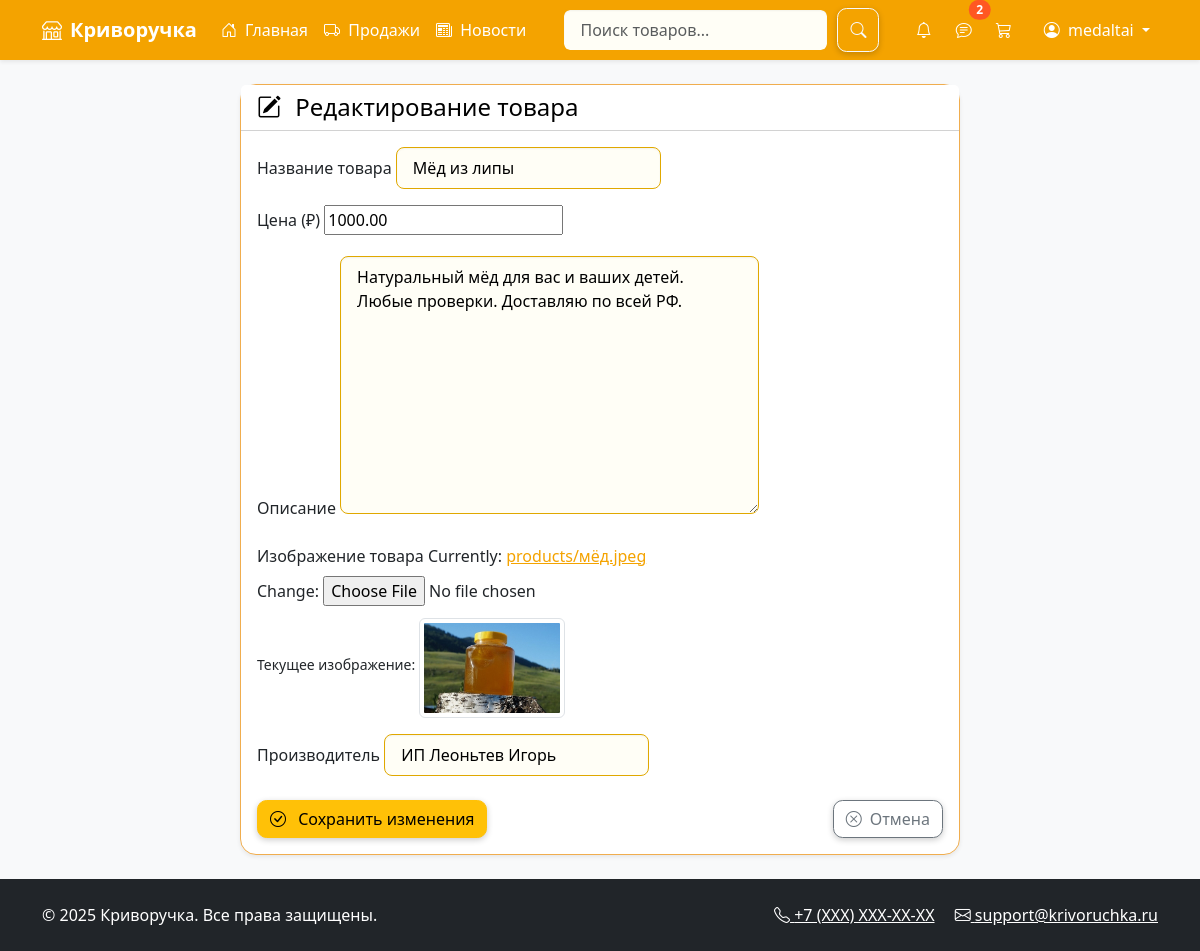
The app's page /edit-product/4/ (signed in) with its own data.
### marketplace/models.py (models this page shows, shortened)
class User(AbstractUser):
    phone = models.CharField(max_length=20, blank=True)
    avatar = models.ImageField(upload_to='avatars/', blank=True)
    middle_name = models.CharField(max_length=100, blank=True)
    bio = models.TextField(blank=True)
    address = models.TextField(blank=True)
    groups = models.ManyToManyField(
        'auth.Group',
        related_name="marketplace_user_groups",
        blank=True,
    )
    user_permissions = models.ManyToManyField(
        'auth.Permission',
        related_name="marketplace_user_permissions",
        blank=True,
    )

class Product(models.Model):
    seller = models.ForeignKey(User, on_delete=models.CASCADE)
    name = models.CharField(max_length=200)
    manufacturer = models.CharField(max_length=200)
    description = models.TextField()
    price = models.DecimalField(max_digits=10, decimal_places=2)
    image = models.ImageField(upload_to='products/')
    rating = models.FloatField(default=0)
    created_at = models.DateTimeField(auto_now_add=True)

### marketplace/views.py (the view)
# urls.py: path('edit-product/<int:pk>/', views.edit_product, name='edit_product'),
@login_required
def edit_product(request, pk):
    product = get_object_or_404(Product, pk=pk, seller=request.user)
    if request.method == 'POST':
        print("Получен POST-запрос на редактирование товара")
        form = ProductForm(request.POST, request.FILES, instance=product)
        if form.is_valid():
            print("Форма валидна, сохраняем...")
            form.save()
            messages.success(request, 'Товар успешно обновлен!')
            return redirect('profile')
        else:
            print("Ошибки формы:", form.errors)
            messages.error(request, 'Исправьте ошибки в форме')
    else:
        form = ProductForm(instance=product)
    return render(request, 'marketplace/edit_product.html', {'form': form})

### marketplace/forms.py
class ProductForm(forms.ModelForm):
    class Meta:
        model = Product
        fields = ['name', 'manufacturer', 'description', 'price', 'image']

### marketplace/context_processors.py (called while the page is built)
def unread_notifications(request):
    if request.user.is_authenticated:
        return {
            'unread_count': request.user.notifications.filter(is_read=False).count()
        }
    return {}

def unread_chats(request):
    if not request.user.is_authenticated:
        return {}
    unread_count = Message.objects.filter(
        chat__order__order_items__seller=request.user,
        is_read=False
    ).exclude(
        sender=request.user
    ).count()
    return {'unread_chats_count': unread_count}

### marketplace/views.py (called while the page is built)
def base_context(request):
    if request.user.is_authenticated:
        return {'cart_items_count': Cart.objects.filter(user=request.user).count()}
    return {}

### templates/marketplace/edit_product.html (shortened to what this page needs)
{% extends 'marketplace/base.html' %}
{% load custom_filters %}
{% block content %}
<div class="container mt-4">
    <div class="row justify-content-center">
        <div class="col-md-8">
            <div class="card shadow-sm">
                <div class="card-header bg-white">
                    <h4 class="mb-0">
                        <i class="bi bi-{% if form.instance.pk %}pencil{% else %}plus{% endif %}-square me-2"></i>
                        {% if form.instance.pk %}Редактирование товара{% else %}Добавление нового товара{% endif %}
                    </h4>
                </div>
                <div class="card-body">
                    <form method="post" enctype="multipart/form-data" id="product-form">
                        <div class="mb-3">
                            <label for="id_name" class="form-label">Название товара</label>
                            {{ form.name }}
                        </div>
                        <div class="mb-3">
                            <label for="id_price" class="form-label">Цена (₽)</label>
                            {{ form.price }}
                        </div>
                        <div class="mb-3">
                            <label for="id_description" class="form-label">Описание</label>
                            {{ form.description }}
                        </div>
                        <div class="mb-3">
                            <label for="id_image" class="form-label">Изображение товара</label>
                            {{ form.image }}
                            {% if form.instance.image %}
                                <div class="mt-2">
                                    <small>Текущее изображение:</small>
                                    <img src="{{ form.instance.image.url }}" class="img-thumbnail mt-1" style="max-height: 100px;">
                                </div>
                            {% endif %}
                        </div>
                        <div class="mb-3">
                            <label for="id_manufacturer" class="form-label">Производитель</label>
                            {{ form.manufacturer }}
                        </div>
                        <div class="d-flex justify-content-between mt-4">
                            <button type="submit" class="btn btn-primary" id="submit-btn">
                                <i class="bi bi-check-circle me-2"></i>
                                {% if form.instance.pk %}Сохранить изменения{% else %}Добавить товар{% endif %}
                            </button>
                            <a href="{% url 'profile' %}" class="btn btn-outline-secondary">
                                <i class="bi bi-x-circle me-2"></i>Отмена
                            </a>
                        </div>
                    </form>
                </div>
            </div>
        </div>
    </div>
</div>
{% endblock %}

### templates/marketplace/base.html (shortened to what this page needs)
<!DOCTYPE html>
<html lang="ru">
{% load custom_filters %}
{% load seller_tags %}
<head>
    <link href="https://cdn.jsdelivr.net/npm/bootstrap@5.3.2/dist/css/bootstrap.min.css" rel="stylesheet">
    <link rel="stylesheet" href="https://cdn.jsdelivr.net/npm/bootstrap-icons@1.11.3/font/bootstrap-icons.min.css">
    <link href="/static/css/style.css" rel="stylesheet">
</head>
<body class="d-flex flex-column min-vh-100 bg-light">
    <nav class="navbar navbar-expand-lg navbar-dark bg-primary shadow-sm position-relative">
        <div class="container">
            <a class="navbar-brand fw-bold" href="{% url 'home' %}">
                <i class="bi bi-shop me-2"></i>Криворучка
            </a>
            <div class="collapse navbar-collapse" id="mainNavbar">
                <ul class="navbar-nav me-auto mb-2 mb-lg-0">
                    <li class="nav-item">
                        <a class="nav-link" href="{% url 'home' %}">
                            <i class="bi bi-house-door me-1"></i> Главная
                        </a>
                    </li>
                    {% if user.is_authenticated %}
                    <li class="nav-item">
                        <a class="nav-link" href="{% url 'seller_orders' %}">
                            <i class="bi bi-truck me-1"></i> Продажи
                        </a>
                    </li>
                    <li class="nav-item">
                        <a class="nav-link" href="{% url 'news_list' %}">
                            <i class="bi bi-newspaper me-1"></i> Новости
                        </a>
                    </li>
                    {% endif %}
                </ul>
                <form method="get" action="{% url 'search_results' %}" class="d-flex position-relative">
    <input type="text"
           id="search-input"
           name="q"
           class="form-control me-2"
           placeholder="Поиск товаров..."
           autocomplete="off"
           aria-label="Поиск товаров">
    <button type="submit" class="btn btn-outline-light">
        <i class="bi bi-search"></i>
    </button>
</form>
                <ul class="navbar-nav ms-auto mb-2 mb-lg-0">
                    {% if user.is_authenticated %}
                    <li class="nav-item me-2">
                        <a class="nav-link position-relative" href="{% url 'notifications' %}">
                            <i class="bi bi-bell"></i>
                        </a>
                    </li>
{% if user.is_authenticated %}
<li class="nav-item me-2">
    <a href="{% url 'seller_chats' %}" class="nav-link position-relative">
    <i class="bi bi-chat-text"></i>
    {% if unread_chats_count > 0 %}
    <span class="position-absolute top-0 start-100 translate-middle badge rounded-pill bg-danger">
        {{ unread_chats_count }}
    </span>
    {% endif %}
</a>
</li>
{% endif %}
                    <li class="nav-item me-3">
                        <a class="nav-link position-relative" href="{% url 'cart' %}">
                            <i class="bi bi-cart3"></i>
                        </a>
                    </li>
                    <li class="nav-item dropdown">
                        <a class="nav-link dropdown-toggle" href="#" id="userDropdown" role="button" data-bs-toggle="dropdown">
                            <i class="bi bi-person-circle me-1"></i> {{ user.username }}
                        </a>
                    </li>
                    {% endif %}
                </ul>
            </div>
        </div>
    </nav>
    <main class="flex-grow-1">
        <div class="container my-4">
            {% block content %}{% endblock %}
        </div>
    </main>
    <footer class="bg-dark text-white py-4 mt-auto">
        <div class="container">
            <div class="row">
                <div class="col-md-6 text-center text-md-start">
                    <p class="mb-0">&copy; {% now "Y" %} Криворучка. Все права защищены.</p>
                </div>
                <div class="col-md-6 text-center text-md-end">
                    <a href="#" class="text-white me-3"><i class="bi bi-telephone"></i> +7 (XXX) XXX-XX-XX</a>
                    <a href="#" class="text-white"><i class="bi bi-envelope"></i> support@krivoruchka.ru</a>
                </div>
            </div>
        </div>
    </footer>
</body>
</html>

### static/css/style.css (style rules this page uses)
:root { --primary-color: #f4a300; --secondary-color: #ffc107; --accent-color: #ffdd57; --text-color: #212121; --bg-color: #fffbe6; --card-bg: #ffffff; --border-color: #f0ad4e; }
body { background-color: var(--bg-color); color: var(--text-color); font-family: 'Segoe UI', sans-serif; }
.navbar { background-color: var(--primary-color) !important; }
.navbar .nav-link { color: white !important; }
.btn-primary { background-color: var(--secondary-color); border-color: var(--secondary-color); color: #000; }
.card { background-color: var(--card-bg); border: 1px solid var(--border-color); border-radius: 10px; }
.card-header { background-color: var(--accent-color); color: #000; font-weight: bold; }
.badge.bg-danger { background-color: #ff5722 !important; }
a { color: var(--primary-color); }
#search-input { border: 2px solid var(--primary-color); }
body, .card, .btn, input, textarea, select { transition: all 0.3s ease-in-out; }
.card { box-shadow: 0 4px 10px rgba(0, 0, 0, 0.12); border-radius: 1rem; animation: fadeInUp 0.6s ease both; }
.btn { box-shadow: 0 2px 6px rgba(0, 0, 0, 0.2); border-radius: 0.6rem; }
input[type="text"], input[type="email"], input[type="password"], textarea, select { border-radius: 0.5rem; border: 1px solid #e0a800; padding: 0.5rem 1rem; background-color: #fffef6; box-shadow: inset 0 1px 2px rgba(0,0,0,0.05); }
.navbar { animation: fadeIn 0.5s ease both; }

### records on screen
User: username "medaltai"
Product: name "Мёд из липы", price "1000.00", description "Натуральный мёд для вас и ваших детей. Любые проверки. Доставляю по всей РФ.", instance.image (picture), manufacturer "ИП Леоньтев Игорь"

### other values on screen
{{ unread_chats_count }} "2"
